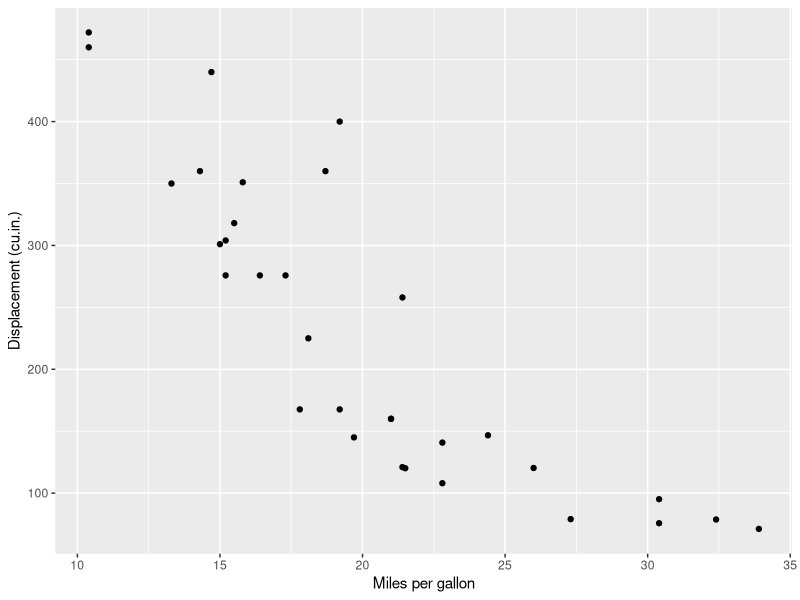
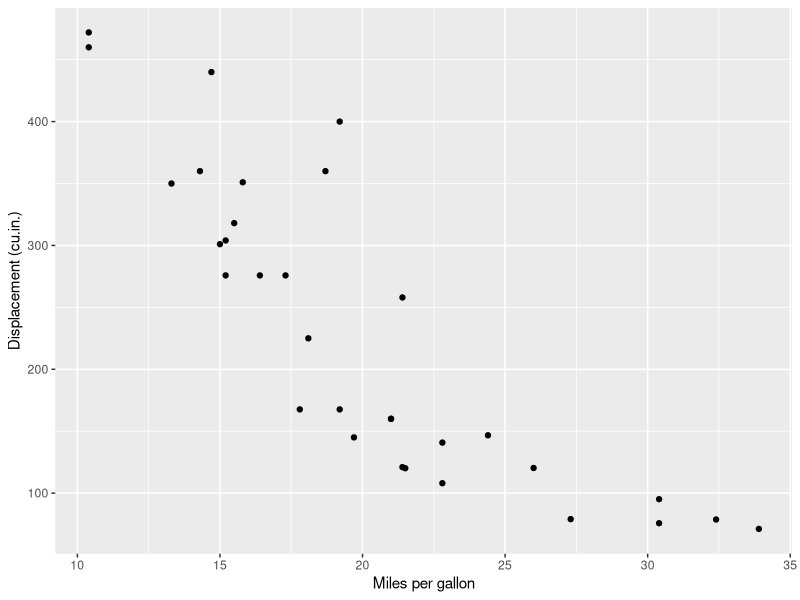

Here is the R script that generated these plots, in order:
#' ---
#' title: "My Awesome Figure"
#' ---

library(ggplot2)

this_base <- "0001_my-awesome-figure"

# ---- REPLACE THE CODE BELOW WITH YOUR OWN ---- 
# NOTE: Write your ggplot object as p and use ggsave() to save your figure:
#       eg: ggsave(paste0(this_base, ".png")), p, width, height)

p <- ggplot(mtcars, aes(x = mpg, y = disp)) +
geom_point() +
labs(x = "Miles per gallon", y = "Displacement (cu.in.)")

p

ggsave(paste0(this_base, ".png"), p, width = 6, height = 5)
